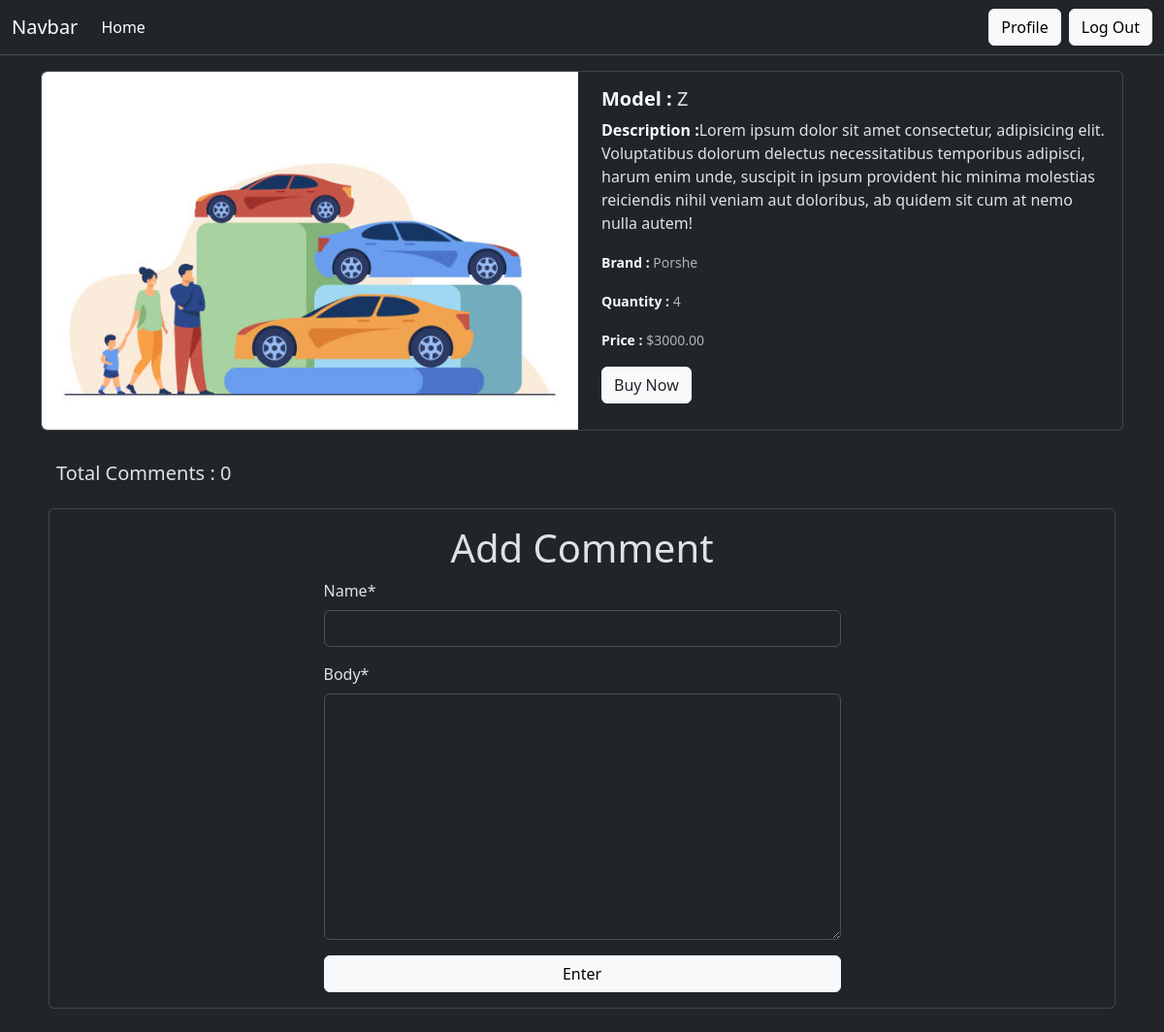
/car/details/4/ (signed in), run on the app's committed database.
### car/models.py (models this page shows, shortened)
class Car(models.Model):
    model_name = models.CharField(max_length=30)
    brand_name = models.ForeignKey(Brand, on_delete=models.CASCADE)
    description = models.TextField()
    quantity = models.PositiveIntegerField(default=0)
    price = models.DecimalField(max_digits=10, decimal_places=2, default=0.00)
    image = models.ImageField(upload_to="car/media/uploads/", blank=True, null=True)

### brand/models.py (models this page shows)
class Brand(models.Model):
    brand_name = models.CharField(max_length=30)
    slug = models.SlugField(max_length=100, unique=True, null=True, blank=True)
    def __str__(self):
        return self.brand_name

### car/views.py (the view, shortened to what this page needs)
# urls.py: path("details/<int:id>/", views.DetailCarView.as_view(), name="car_details"),
class DetailCarView(DetailView):
    model = models.Car
    pk_url_kwarg = "id"
    template_name = "car_details.html"
    def get_context_data(self, **kwargs):
        context = super().get_context_data(**kwargs)
        car = self.object
        comments = car.comments.all()
        comment_form = forms.CommentForm()
        context["comments"] = comments
        context["comment_form"] = comment_form
        return context

### car/forms.py
class CommentForm(forms.ModelForm):
    class Meta:
        model = Comment
        fields = ["name", "body"]

### car/templates/car_details.html (shortened to what this page needs)
{% extends 'base.html' %}
{% load crispy_forms_tags %}
{% block content %}
  <div class="card mb-3">
    <div class="row g-2">
      <div class="col-md-6">
        <img src="{{ car.image.url }}" class="img-fluid rounded-start" alt="..." />
      </div>
      <div class="col-md-6">
        <div class="card-body">
          <h5 class="card-title"><b class="text-light">Model :</b> {{ car.model_name }}</h5>
          <p class="card-text">
            <b class="text-light">Description :</b>{{ car.description }}
          </p>
          <p class="card-text">
            <small class="text-body-secondary"><b class="text-light">Brand :</b> {{ car.brand_name }}</small>
          </p>
          <p class="card-text">
            <small class="text-body-secondary"><b class="text-light">Quantity :</b> {{ car.quantity }}</small>
          </p>
          <p class="card-text">
            <small class="text-body-secondary"><b class="text-light">Price :</b> ${{ car.price }}</small>
          </p>
          {% if request.user.is_authenticated %}
            <p class="card-text">
              <button class="btn btn-light"><a class="text-decoration-none text-dark" href="{% url 'buy_now' car.id %}">Buy Now</a></button>
            </p>
          {% endif %}
        </div>
      </div>
    </div>
  </div>
  <h5 class="p-3">Total Comments : {{ comments|length }}</h5>
  <div class="card m-2">
    <div class="card-body">
      <form method="post" class="d-grid w-50 mx-auto">
        <h1 class="text-center">Add Comment</h1>
        {{ comment_form|crispy }}
        <button class="btn btn-light">Enter</button>
      </form>
    </div>
  </div>
{% endblock %}

### data on the page
Car: image (picture), model_name "Z", description "Lorem ipsum dolor sit amet consectetur, adipisicing elit. Voluptatibus dolorum delectus necessitatibus temporibus adipisci, harum enim unde, suscipit in ipsum provident hic minima molestias reiciendis nihil veniam aut doloribus, ab quidem sit cum at nemo nulla autem!", brand_name "Porshe", quantity "4", price "3000.00"

### other printed values
{{ comments|length }} "0"
